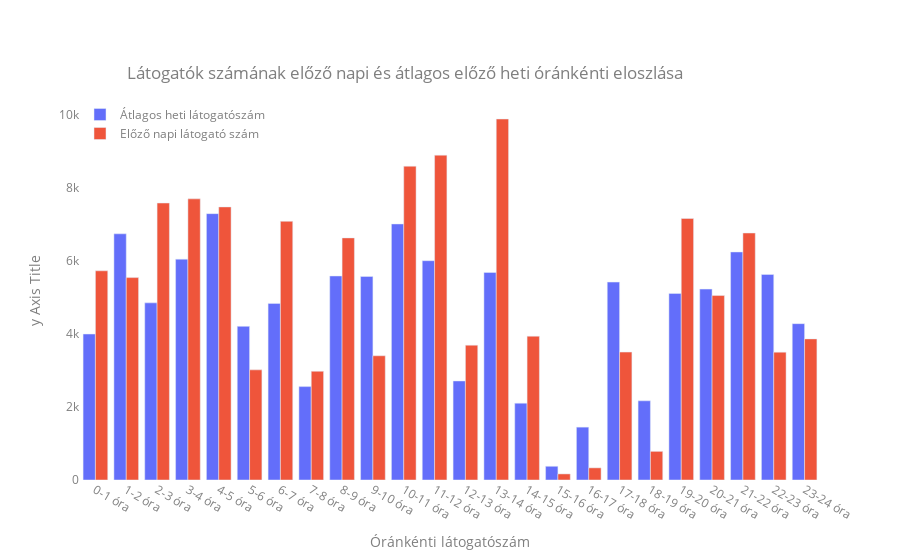

This figure's notebook cell:
### Code cell
figure1 = go.Figure(
    data=[
        go.Bar(
            name="Átlagos heti látogatószám",
            x=gdf_combined_aggregated_filtered["Vérmezõ"].index,
            y=gdf_combined_aggregated_filtered["Vérmezõ"],
        ),
        go.Bar(
            name="Előző napi látogató szám",
            x=gdf_combined_filtered["Vérmezõ"].index,
            y=gdf_combined_filtered["Vérmezõ"],
        ),
    ]
)

figure1.update_layout(
    title={'text':"Látogatók számának előző napi és átlagos előző heti óránkénti eloszlása",'y':0.88,
        'x':0.45,
           'xanchor': 'center'},
    xaxis_title="Óránkénti látogatószám",
    yaxis_title="y Axis Title",
    font=dict(
        #family="Courier New, monospace",
        size=12,
        color="#7f7f7f"
    ),
    plot_bgcolor='rgba(0,0,0,0)',
    legend=dict(
        x=0,
        y=1,)
)

### Figure 1 — Plotly figure (JSON) as saved in the notebook; plotly's stock layout.template omitted (floating-point values rounded to 4 significant figures)
{"data": [{"name": "Átlagos heti látogatószám", "type": "bar", "x": ["0-1 óra", "1-2 óra", "2-3 óra", "3-4 óra", "4-5 óra", "5-6 óra", "6-7 óra", "7-8 óra", "8-9 óra", "9-10 óra", "10-11 óra", "11-12 óra", "12-13 óra", "13-14 óra", "14-15 óra", "15-16 óra", "16-17 óra", "17-18 óra", "18-19 óra", "19-20 óra", "20-21 óra", "21-22 óra", "22-23 óra", "23-24 óra"], "y": [4001, 6748, 4855, 6054, 7301, 4211, 4841, 2560, 5592, 5579, 7018, 6011, 2714, 5688, 2106, 376, 1449, 5425, 2171, 5114, 5232, 6250, 5634, 4285]}, {"name": "Előző napi látogató szám", "type": "bar", "x": ["0-1 óra", "1-2 óra", "2-3 óra", "3-4 óra", "4-5 óra", "5-6 óra", "6-7 óra", "7-8 óra", "8-9 óra", "9-10 óra", "10-11 óra", "11-12 óra", "12-13 óra", "13-14 óra", "14-15 óra", "15-16 óra", "16-17 óra", "17-18 óra", "18-19 óra", "19-20 óra", "20-21 óra", "21-22 óra", "22-23 óra", "23-24 óra"], "y": [5734, 5548, 7592, 7706, 7485, 3019, 7091, 2980, 6636, 3405, 8601, 8904, 3696, 9895, 3942, 167, 333, 3506, 785, 7168, 5056, 6770, 3505, 3868]}], "layout": {"font": {"color": "#7f7f7f", "size": 12}, "legend": {"x": 0, "y": 1}, "plot_bgcolor": "rgba(0,0,0,0)", "title": {"text": "Látogatók számának előző napi és átlagos előző heti óránkénti eloszlása", "x": 0.45, "xanchor": "center", "y": 0.88}, "xaxis": {"title": {"text": "Óránkénti látogatószám"}}, "yaxis": {"title": {"text": "y Axis Title"}}}}
